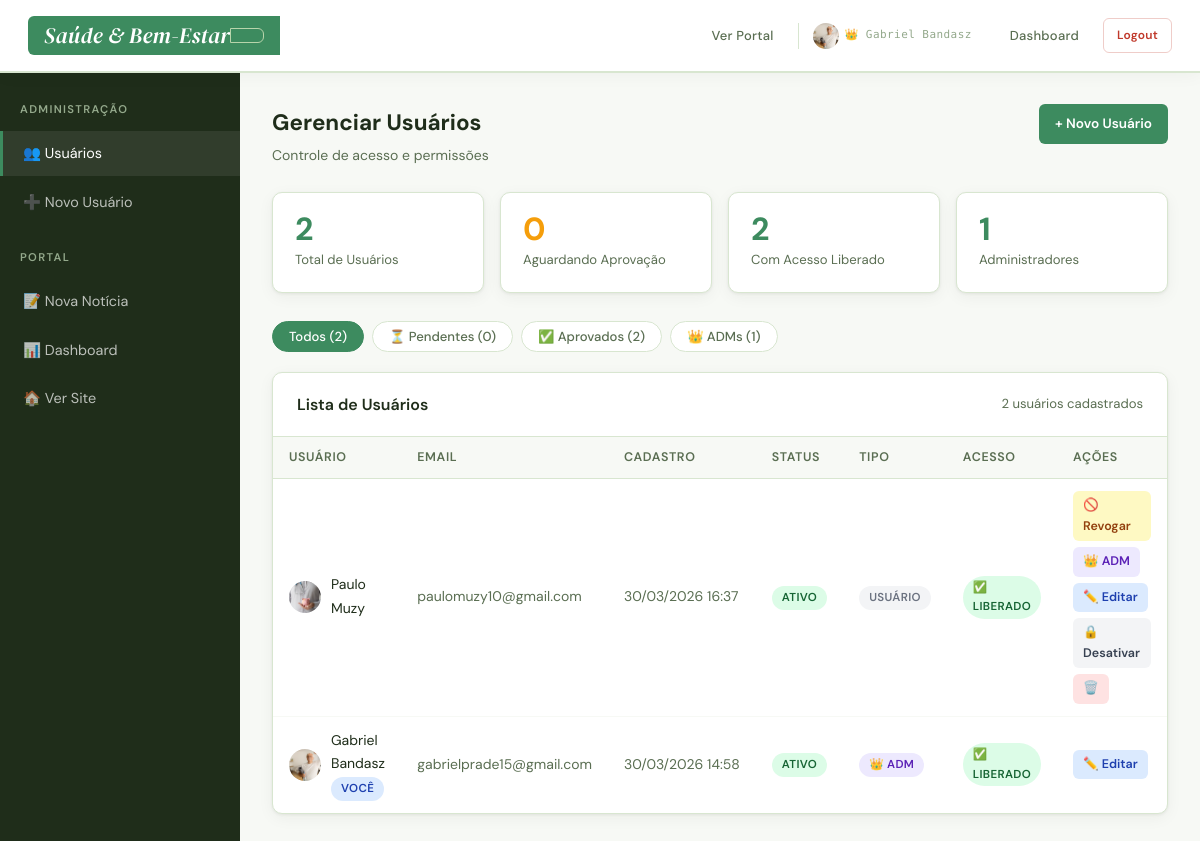
/projeto-final/admin.php (signed in), run on the app's committed database.
### tables this page shows
CREATE TABLE `usuarios` (
  `id` int(11) NOT NULL,
  `nome` varchar(100) NOT NULL,
  `email` varchar(100) NOT NULL,
  `senha` varchar(255) NOT NULL,
  `data_criacao` datetime DEFAULT current_timestamp(),
  `ativo` tinyint(1) DEFAULT 1,
  `adm` tinyint(1) NOT NULL DEFAULT 0,
  `aprovado` tinyint(1) NOT NULL DEFAULT 0,
  `foto` varchar(255) DEFAULT NULL
);

### projeto-final/funcoes.php (called while the page is built, shortened)
<?php
function obter_usuario($conexao, $id)
{
    $id = (int)$id;
    $res = $conexao->query("SELECT * FROM usuarios WHERE id = $id");
    return $res->fetch_assoc();
}
function listar_todos_usuarios($conexao)
{
    $res = $conexao->query("SELECT * FROM usuarios ORDER BY data_criacao DESC");
    $dados = [];
    while ($row = $res->fetch_assoc()) $dados[] = $row;
    return $dados;
}
function formatar_data($data) { return date("d/m/Y H:i", strtotime($data)); }
function sanitizar($texto) { return htmlspecialchars($texto, ENT_QUOTES, 'UTF-8'); }

### projeto-final/admin.php (the view, shortened to what this page needs)
<?php
require_once 'conexao.php';
require_once 'funcoes.php';
$usuarios  = listar_todos_usuarios($conexao);
$total     = count($usuarios);
$pendentes = count(array_filter($usuarios, fn($u) => !$u['aprovado'] && !$u['adm'] && $u['ativo']));
$aprovados = count(array_filter($usuarios, fn($u) => ($u['aprovado'] || $u['adm']) && $u['ativo']));
$admins    = count(array_filter($usuarios, fn($u) => $u['adm']));
$usuario_atual = obter_usuario($conexao, $_SESSION['usuario_id']);
?>
<!DOCTYPE html>
<html lang="pt-BR">
<head>
    <link rel="stylesheet" href="style.css">
</head>
<body>
    <header class="header">
        <div class="container">
            <div class="logo"><h1>Saúde & Bem-Estar</h1></div>
            <nav class="nav">
                <a href="index.php" class="nav-link">Ver Portal</a>
                <span class="user-info">
                    <?php if (!empty($usuario_atual['foto'])): ?>
                        <img src="<?php echo sanitizar($usuario_atual['foto']); ?>"
                            style="width:26px;height:26px;border-radius:50%;object-fit:cover;">
                    <?php endif; ?>
                    👑 <?php echo sanitizar($_SESSION['usuario_nome']); ?>
                </span>
                <a href="dashboard.php" class="nav-link">Dashboard</a>
                <a href="logout.php" class="btn-danger btn-small">Logout</a>
            </nav>
        </div>
    </header>
    <div class="adm-layout">
        <aside class="adm-sidebar">
            <div class="adm-sidebar-title">Administração</div>
            <a href="admin.php" class="adm-nav-link ativo">👥 Usuários</a>
            <a href="admin_criar_usuario.php" class="adm-nav-link">➕ Novo Usuário</a>
            <div class="adm-sidebar-title" style="margin-top:20px;">Portal</div>
            <a href="nova_noticia.php" class="adm-nav-link">📝 Nova Notícia</a>
            <a href="dashboard.php" class="adm-nav-link">📊 Dashboard</a>
            <a href="index.php" class="adm-nav-link">🏠 Ver Site</a>
        </aside>
        <main class="adm-main">
            <div class="adm-page-header">
                <div>
                    <h2>Gerenciar Usuários</h2>
                    <p>Controle de acesso e permissões</p>
                </div>
                <a href="admin_criar_usuario.php" class="btn-novo-adm">+ Novo Usuário</a>
            </div>
            <div class="stats-grid">
                <div class="stat-card">
                    <div class="stat-num"><?php echo $total; ?></div>
                    <div class="stat-label">Total de Usuários</div>
                </div>
                <div class="stat-card pendente">
                    <div class="stat-num"><?php echo $pendentes; ?></div>
                    <div class="stat-label">Aguardando Aprovação</div>
                </div>
                <div class="stat-card">
                    <div class="stat-num"><?php echo $aprovados; ?></div>
                    <div class="stat-label">Com Acesso Liberado</div>
                </div>
                <div class="stat-card">
                    <div class="stat-num"><?php echo $admins; ?></div>
                    <div class="stat-label">Administradores</div>
                </div>
            </div>
            <div class="tab-filter">
                <button class="tab-btn ativo" onclick="filtrar('todos', this)">Todos (<?php echo $total; ?>)</button>
                <button class="tab-btn" onclick="filtrar('pendente', this)">⏳ Pendentes (<?php echo $pendentes; ?>)</button>
                <button class="tab-btn" onclick="filtrar('aprovado', this)">✅ Aprovados (<?php echo $aprovados; ?>)</button>
                <button class="tab-btn" onclick="filtrar('adm', this)">👑 ADMs (<?php echo $admins; ?>)</button>
            </div>
            <div class="adm-card">
                <div class="adm-card-header">
                    <h3>Lista de Usuários</h3>
                    <span class="adm-count"><?php echo $total; ?> usuários cadastrados</span>
                </div>
                <div style="overflow-x:auto;">
                    <table class="adm-table">
                        <thead>
                            <tr>
                                <th>Usuário</th>
                                <th>Email</th>
                                <th>Cadastro</th>
                                <th>Status</th>
                                <th>Tipo</th>
                                <th>Acesso</th>
                                <th>Ações</th>
                            </tr>
                        </thead>
                        <tbody>
                        <?php foreach ($usuarios as $u):
                            $e_adm    = (bool)$u['adm'];
                            $ativo    = (bool)$u['ativo'];
                            $aprovado = (bool)$u['aprovado'];
                            $eu_mesmo = ($u['id'] == $_SESSION['usuario_id']);
                            $filtro_class = 'row-todos ';
                            if (!$ativo) $filtro_class .= 'row-inativo';
                            elseif ($e_adm) $filtro_class .= 'row-adm row-aprovado';
                            elseif ($aprovado) $filtro_class .= 'row-aprovado';
                            else $filtro_class .= 'row-pendente';
                        ?>
                        <tr class="<?php echo $filtro_class; ?>">
                            <td>
                                <div class="usuario-nome-wrap">
                                    <?php if (!empty($u['foto'])): ?>
                                        <img src="<?php echo sanitizar($u['foto']); ?>" class="usuario-avatar">
                                    <?php else: ?>
                                        <span class="avatar-placeholder"><?php echo mb_substr($u['nome'], 0, 1); ?></span>
                                    <?php endif; ?>
                                    <span>
                                        <?php echo sanitizar($u['nome']); ?>
                                        <?php if ($eu_mesmo): ?><span class="badge badge-azul">você</span><?php endif; ?>
                                    </span>
                                </div>
                            </td>
                            <td style="color:var(--cor-texto-muted);"><?php echo sanitizar($u['email']); ?></td>
                            <td style="color:var(--cor-texto-muted);white-space:nowrap;"><?php echo formatar_data($u['data_criacao']); ?></td>
                            <td>
                                <?php if (!$ativo): ?>
                                    <span class="badge badge-cinza">Inativo</span>
                                <?php else: ?>
                                    <span class="badge badge-verde">Ativo</span>
                                <?php endif; ?>
                            </td>
                            <td>
                                <?php if ($e_adm): ?>
                                    <span class="badge badge-roxo">👑 ADM</span>
                                <?php else: ?>
                                    <span class="badge badge-cinza">Usuário</span>
                                <?php endif; ?>
                            </td>
                            <td>
                                <?php if ($e_adm || $aprovado): ?>
                                    <span class="badge badge-verde">✅ Liberado</span>
                                <?php else: ?>
                                    <span class="badge badge-ambar">⏳ Pendente</span>
                                <?php endif; ?>
                            </td>
                            <td>
                                <div class="acoes-wrap">
                                    <?php if (!$e_adm): ?>
                                        <?php if (!$aprovado): ?>
                                            <a href="admin.php?acao=aprovar&id=<?php echo $u['id']; ?>" class="btn-acao btn-aprovar" title="Aprovar acesso">✅ Aprovar</a>
                                        <?php else: ?>
                                            <a href="admin.php?acao=revogar&id=<?php echo $u['id']; ?>" class="btn-acao btn-revogar"
                                                onclick="return confirm('Revogar acesso de <?php echo sanitizar($u['nome']); ?>?')">🚫 Revogar</a>
                                        <?php endif; ?>
                                    <?php endif; ?>
                                    <?php if (!$eu_mesmo): ?>
                                        <?php if (!$e_adm): ?>
                                            <a href="admin.php?acao=tornar_adm&id=<?php echo $u['id']; ?>" class="btn-acao btn-adm"
                                                onclick="return confirm('Promover <?php echo sanitizar($u['nome']); ?> a ADM?')">👑 ADM</a>
                                        <?php else: ?>
                                            <a href="admin.php?acao=remover_adm&id=<?php echo $u['id']; ?>" class="btn-acao btn-revogar"
                                                onclick="return confirm('Remover privilégios de ADM?')">⬇️ Rebaixar</a>
                                        <?php endif; ?>
                                    <?php endif; ?>
                                    <a href="admin_editar_usuario.php?id=<?php echo $u['id']; ?>" class="btn-acao btn-editar">✏️ Editar</a>
                                    <?php if (!$eu_mesmo): ?>
                                        <?php if ($ativo): ?>
                                            <a href="admin.php?acao=desativar&id=<?php echo $u['id']; ?>" class="btn-acao btn-ativar"
                                                onclick="return confirm('Desativar este usuário?')">🔒 Desativar</a>
                                        <?php else: ?>
                                            <a href="admin.php?acao=ativar&id=<?php echo $u['id']; ?>" class="btn-acao btn-aprovar">🔓 Ativar</a>
                                        <?php endif; ?>
                                        <a href="admin.php?acao=excluir&id=<?php echo $u['id']; ?>" class="btn-acao btn-excluir"
                                            onclick="return confirm('ATENÇÃO: Excluir permanentemente <?php echo sanitizar($u['nome']); ?>? Isso apagará todas as notícias deste usuário. Esta ação não pode ser desfeita!')">🗑️</a>
                                    <?php endif; ?>
                                </div>
                            </td>
                        </tr>
                        <?php endforeach; ?>
                        </tbody>
                    </table>
                </div>
            </div>
        </main>
    </div>
</body>
</html>

### data on the page
usuarios: foto (picture), nome "Gabriel Bandasz", shows "VOCÊ", email "gabrielprade15@gmail.com", data_criacao "30/03/2026 14:58", ativo "ATIVO", adm "👑 ADM"
usuarios: foto (picture), nome "Paulo Muzy", email "paulomuzy10@gmail.com", data_criacao "30/03/2026 16:37", ativo "ATIVO", adm "USUÁRIO"

### other printed values
sanitizar($_SESSION['usuario_nome']) "Gabriel Bandasz"
$total "2"
$pendentes "0"
$aprovados "2"
$admins "1"
